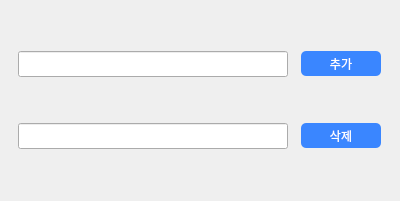
<?xml version="1.0" encoding="UTF-8"?>
<ui version="4.0">
 <class>Dialog</class>
 <widget class="QDialog" name="Dialog">
  <property name="enabled">
   <bool>true</bool>
  </property>
  <property name="geometry">
   <rect>
    <x>0</x>
    <y>0</y>
    <width>400</width>
    <height>201</height>
   </rect>
  </property>
  <property name="sizePolicy">
   <sizepolicy hsizetype="Maximum" vsizetype="Preferred">
    <horstretch>0</horstretch>
    <verstretch>0</verstretch>
   </sizepolicy>
  </property>
  <property name="minimumSize">
   <size>
    <width>400</width>
    <height>201</height>
   </size>
  </property>
  <property name="maximumSize">
   <size>
    <width>16777215</width>
    <height>201</height>
   </size>
  </property>
  <property name="windowTitle">
   <string>Dialog</string>
  </property>
  <property name="styleSheet">
   <string notr="true">QPushButton{
	color: white;
	background-color: rgb(58, 134, 255);
	border-radius: 5px;
}
#Dialog{
	background:url(&quot;D:/Python_practice/Uitest/배경2.jpg&quot;)
}</string>
  </property>
  <property name="sizeGripEnabled">
   <bool>false</bool>
  </property>
  <property name="modal">
   <bool>false</bool>
  </property>
  <layout class="QGridLayout" name="gridLayout">
   <item row="0" column="0">
    <widget class="QLineEdit" name="lineEdit">
     <property name="sizePolicy">
      <sizepolicy hsizetype="Fixed" vsizetype="Fixed">
       <horstretch>0</horstretch>
       <verstretch>0</verstretch>
      </sizepolicy>
     </property>
     <property name="minimumSize">
      <size>
       <width>270</width>
       <height>26</height>
      </size>
     </property>
     <property name="baseSize">
      <size>
       <width>0</width>
       <height>0</height>
      </size>
     </property>
    </widget>
   </item>
   <item row="0" column="1">
    <widget class="QPushButton" name="pushButton">
     <property name="sizePolicy">
      <sizepolicy hsizetype="Fixed" vsizetype="Fixed">
       <horstretch>40</horstretch>
       <verstretch>70</verstretch>
      </sizepolicy>
     </property>
     <property name="minimumSize">
      <size>
       <width>80</width>
       <height>25</height>
      </size>
     </property>
     <property name="text">
      <string>추가</string>
     </property>
    </widget>
   </item>
   <item row="1" column="0">
    <widget class="QLineEdit" name="lineEdit_2">
     <property name="enabled">
      <bool>true</bool>
     </property>
     <property name="sizePolicy">
      <sizepolicy hsizetype="Minimum" vsizetype="Maximum">
       <horstretch>150</horstretch>
       <verstretch>70</verstretch>
      </sizepolicy>
     </property>
     <property name="minimumSize">
      <size>
       <width>270</width>
       <height>26</height>
      </size>
     </property>
     <property name="layoutDirection">
      <enum>Qt::LeftToRight</enum>
     </property>
    </widget>
   </item>
   <item row="1" column="1">
    <widget class="QPushButton" name="pushButton_2">
     <property name="sizePolicy">
      <sizepolicy hsizetype="Fixed" vsizetype="Fixed">
       <horstretch>0</horstretch>
       <verstretch>0</verstretch>
      </sizepolicy>
     </property>
     <property name="minimumSize">
      <size>
       <width>80</width>
       <height>25</height>
      </size>
     </property>
     <property name="text">
      <string>삭제</string>
     </property>
    </widget>
   </item>
  </layout>
 </widget>
 <resources/>
 <connections/>
</ui>
